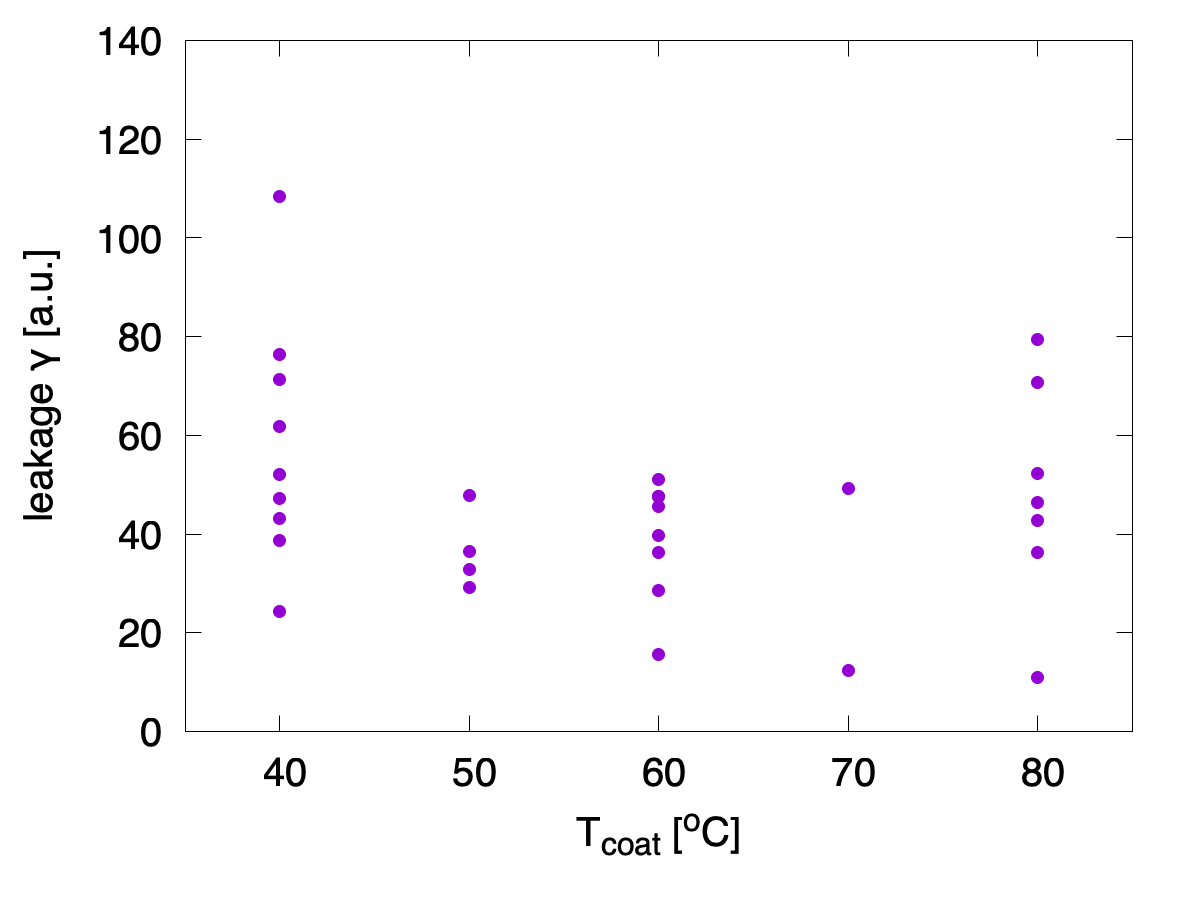

Write the gnuplot code that produced this figure.
#!/usr/bin/gnuplot 

set term pngcairo size 1200, 900 font ",30"
set out "G-tcoat.png"
#set term svg
#set out "G-tcal.svg"
#filename="../../db_final.sorted.tsv"
filename="../../db_final.tsv"
filename="../../gen.tsv"
filename="../../db_final.gen.tsv"
width=2
set xlabel "T_{coat} [^oC]"
set ylabel "leakage {/Symbol g} [a.u.]"
set xrange [35:85]
set yrange [0:140]
set xtics 40,10,80

set key font ",30"
plot filename u 11:4 pt 7 ps width notitle
#pause -1
